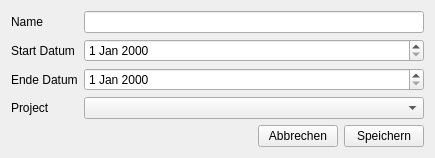
<?xml version="1.0" encoding="UTF-8"?>
<ui version="4.0">
 <class>NewPTask</class>
 <widget class="QWidget" name="NewPTask">
  <property name="geometry">
   <rect>
    <x>0</x>
    <y>0</y>
    <width>435</width>
    <height>149</height>
   </rect>
  </property>
  <property name="windowTitle">
   <string>Form</string>
  </property>
  <layout class="QVBoxLayout" name="verticalLayout">
   <item>
    <layout class="QGridLayout" name="gridLayout">
     <item row="0" column="0">
      <widget class="QLabel" name="label_3">
       <property name="text">
        <string>Name</string>
       </property>
      </widget>
     </item>
     <item row="0" column="1">
      <widget class="QLineEdit" name="name"/>
     </item>
     <item row="1" column="1">
      <widget class="QDateEdit" name="startDate"/>
     </item>
     <item row="2" column="1">
      <widget class="QDateEdit" name="endDate"/>
     </item>
     <item row="2" column="0">
      <widget class="QLabel" name="label_2">
       <property name="text">
        <string>Ende Datum</string>
       </property>
      </widget>
     </item>
     <item row="1" column="0">
      <widget class="QLabel" name="label">
       <property name="text">
        <string>Start Datum</string>
       </property>
      </widget>
     </item>
     <item row="3" column="0">
      <widget class="QLabel" name="label_4">
       <property name="text">
        <string>Project</string>
       </property>
      </widget>
     </item>
     <item row="3" column="1">
      <widget class="QComboBox" name="project"/>
     </item>
    </layout>
   </item>
   <item>
    <layout class="QHBoxLayout" name="horizontalLayout">
     <item>
      <spacer name="horizontalSpacer">
       <property name="orientation">
        <enum>Qt::Horizontal</enum>
       </property>
       <property name="sizeHint" stdset="0">
        <size>
         <width>40</width>
         <height>20</height>
        </size>
       </property>
      </spacer>
     </item>
     <item>
      <widget class="QPushButton" name="abort">
       <property name="text">
        <string>Abbrechen</string>
       </property>
      </widget>
     </item>
     <item>
      <widget class="QPushButton" name="save">
       <property name="text">
        <string>Speichern</string>
       </property>
      </widget>
     </item>
    </layout>
   </item>
  </layout>
 </widget>
 <resources/>
 <connections/>
</ui>
